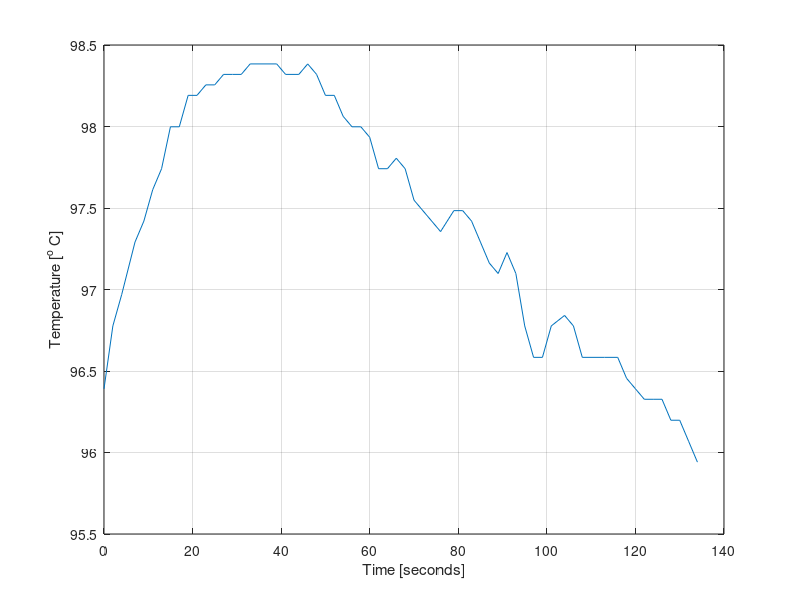
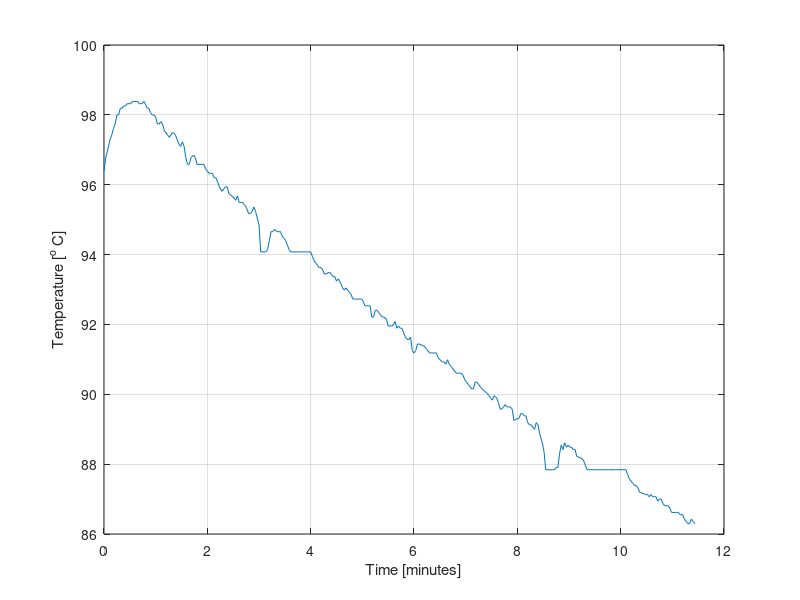
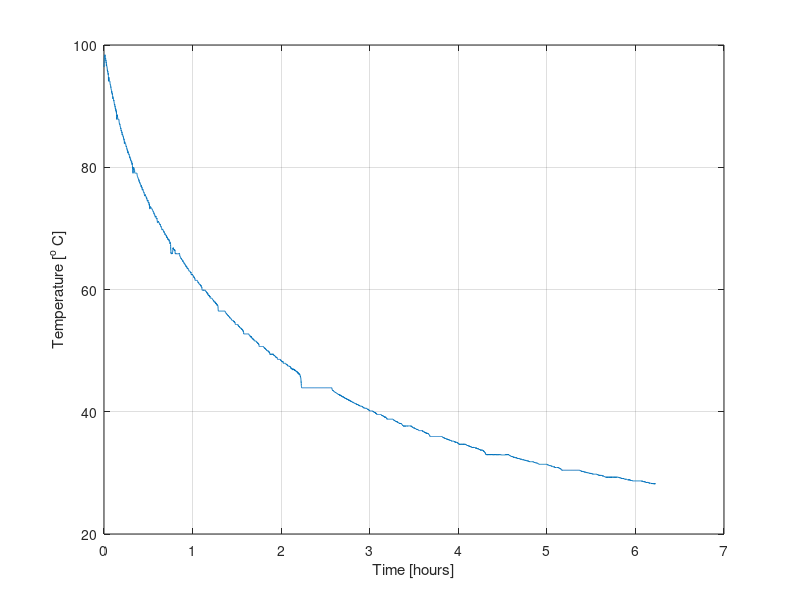

Write MATLAB code to recreate these figures, in order.
%% load data

data = load('elkedel.dat');
data = data(1:end-3,:);

sec = data(:,1) - min(data(:,1));
minutes = sec/60;
hours = minutes/60;
temp = data(:,2);

%% plot

figure(1)
plot(sec(1:60),temp(1:60));
ylabel('Temperature [^o C]')
xlabel('Time [seconds]')
grid on

figure(2)
plot(minutes(1:10*30),temp(1:10*30));
ylabel('Temperature [^o C]')
xlabel('Time [minutes]')
grid on

figure(3)
plot(hours,temp)
ylabel('Temperature [^o C]')
xlabel('Time [hours]')
grid on
